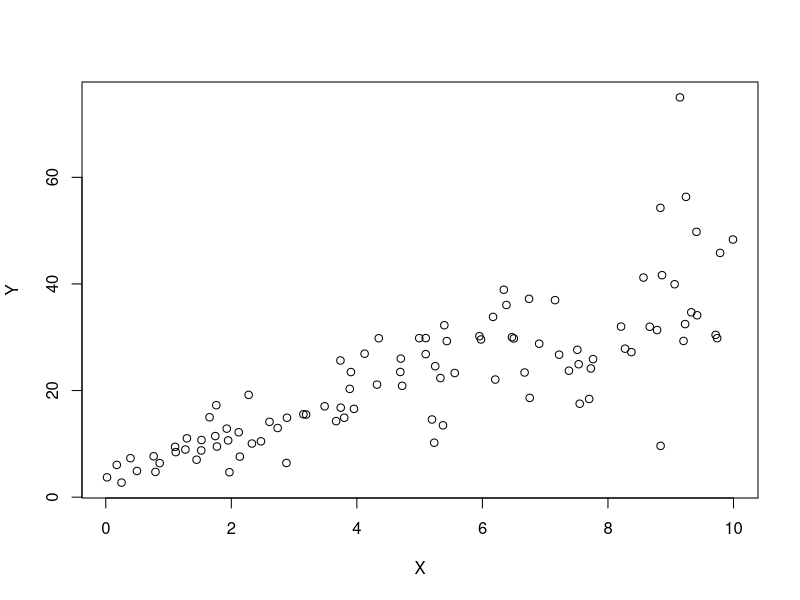
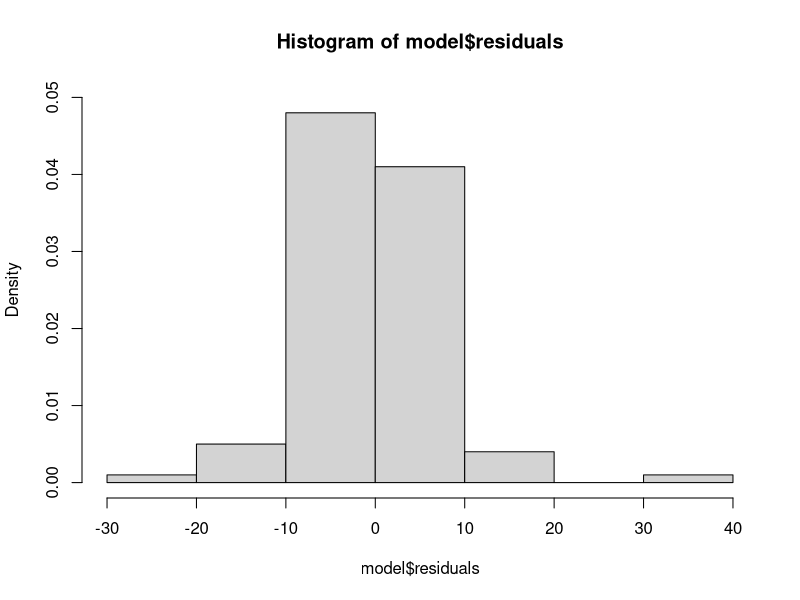
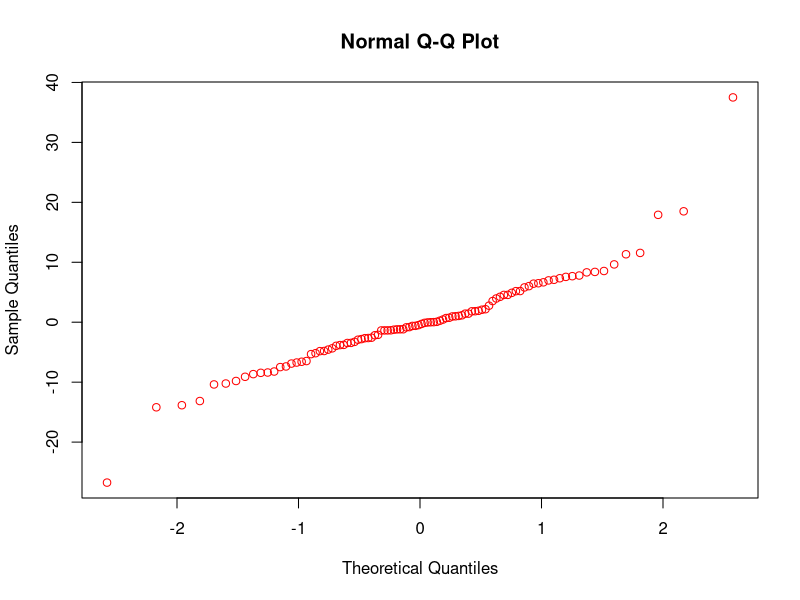

Reproduce these figures in R, in order.
## ---- chunk 1
knitr::opts_chunk$set(echo = TRUE)
## ---- chunk 2
set.seed(2017)
X=runif(100)*10
Y=X*4+3.45
Y=rnorm(100)*0.29*Y+Y
## a)
cor(X,Y)
plot(X,Y)
##  yes, we can fit a linear model y based on x and has a positive correlation.
## b)
model<-lm(Y~X)
summary(model)
##   The accuracy of above linear model is 65.17%, Varability in y can be     explained by x 
##    Y=3.6108X+4.4655 is the equation of the model
## c)
(cor(Y,X))^2
##    square of correlation is multiple r-square.
##    Coefficient of Determination= (Correlation Coefficient)^2      
## d)
hist(model$residuals,freq = FALSE,ylim = c(0,0.05))
qqnorm(model$residuals,col="red")
##  From the above graph, residuals are normally distrubuted, So the linear model is appropriate.
## ---- chunk 3
head(mtcars)
summary(lm(hp~wt,data=mtcars))
summary(lm(hp~mpg,data=mtcars))
## chris is correct by seeing the multiple r-squared value, mpg got high r square value 60% compared to wt of car 43%. 
## ---- chunk 4
summary(model2<-lm(hp~cyl+mpg,data = mtcars))
((model2$coefficients[2]*4)+model2$coefficients[1])+(model2$coefficients[3]*22)
predict(model2,data.frame(cyl=4,mpg=22),interval = "prediction",level=0.85)
## ---- chunk 5
library(mlbench)
data(BostonHousing)
hos<-lm(medv~crim+zn+ptratio+chas,data=BostonHousing)
summary(hos)
## It is not very accurate model because R square value is very low of 36%.
## ---- chunk 6
summary(hos1<-lm(medv~chas,data = BostonHousing))
hos1$coefficients
(hos1$coefficients[2]*0)+hos1$coefficients[1]
(hos1$coefficients[2]*1)+hos1$coefficients[1]
## by using the correlation cofficients the house with chas of 1 is more expensive than house without chas of 0 with a value of 4.3
## ---- chunk 7
summary(hos2<-lm(medv~ptratio,data = BostonHousing))
(hos2$coefficients[2]*15)+hos2$coefficients[1]
(hos2$coefficients[2]*18)+hos2$coefficients[1]
## By using the correlation coffecients, as the coffecient are negative so if the ptratio increases the housing price decreases.
## The price of house whice has ptratio of 15 is high compared to price of house which has a ptratio of 18 by a value of 6.471
## ---- chunk 8
summary(hos)
##  A low p-value (< 0.05) indicates that you can reject the null hypothesis Hence from the model summary none of the independent varialbes are statistically insignificant.
## ---- chunk 9
anova(hos)
## by comparing p values 
## 1) crim
## 2) ptratio
## 3) zn
## 4)chas
